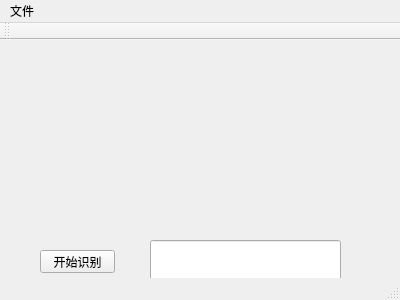
<?xml version="1.0" encoding="UTF-8"?>
<ui version="4.0">
 <class>MainWindow</class>
 <widget class="QMainWindow" name="MainWindow">
  <property name="geometry">
   <rect>
    <x>0</x>
    <y>0</y>
    <width>400</width>
    <height>300</height>
   </rect>
  </property>
  <property name="windowTitle">
   <string>MainWindow</string>
  </property>
  <widget class="QWidget" name="centralWidget">
   <widget class="QLabel" name="label">
    <property name="geometry">
     <rect>
      <x>50</x>
      <y>0</y>
      <width>281</width>
      <height>181</height>
     </rect>
    </property>
    <property name="text">
     <string/>
    </property>
    <property name="scaledContents">
     <bool>true</bool>
    </property>
   </widget>
   <widget class="QPushButton" name="pushButton">
    <property name="geometry">
     <rect>
      <x>40</x>
      <y>210</y>
      <width>75</width>
      <height>23</height>
     </rect>
    </property>
    <property name="text">
     <string>开始识别</string>
    </property>
   </widget>
   <widget class="QLineEdit" name="lineEdit">
    <property name="geometry">
     <rect>
      <x>150</x>
      <y>200</y>
      <width>191</width>
      <height>41</height>
     </rect>
    </property>
   </widget>
  </widget>
  <widget class="QMenuBar" name="menuBar">
   <property name="geometry">
    <rect>
     <x>0</x>
     <y>0</y>
     <width>400</width>
     <height>23</height>
    </rect>
   </property>
   <widget class="QMenu" name="menu">
    <property name="title">
     <string>文件</string>
    </property>
    <addaction name="action"/>
   </widget>
   <addaction name="menu"/>
  </widget>
  <widget class="QToolBar" name="mainToolBar">
   <attribute name="toolBarArea">
    <enum>TopToolBarArea</enum>
   </attribute>
   <attribute name="toolBarBreak">
    <bool>false</bool>
   </attribute>
  </widget>
  <widget class="QStatusBar" name="statusBar"/>
  <action name="action">
   <property name="text">
    <string>打开</string>
   </property>
  </action>
 </widget>
 <layoutdefault spacing="6" margin="11"/>
 <resources/>
 <connections/>
</ui>
